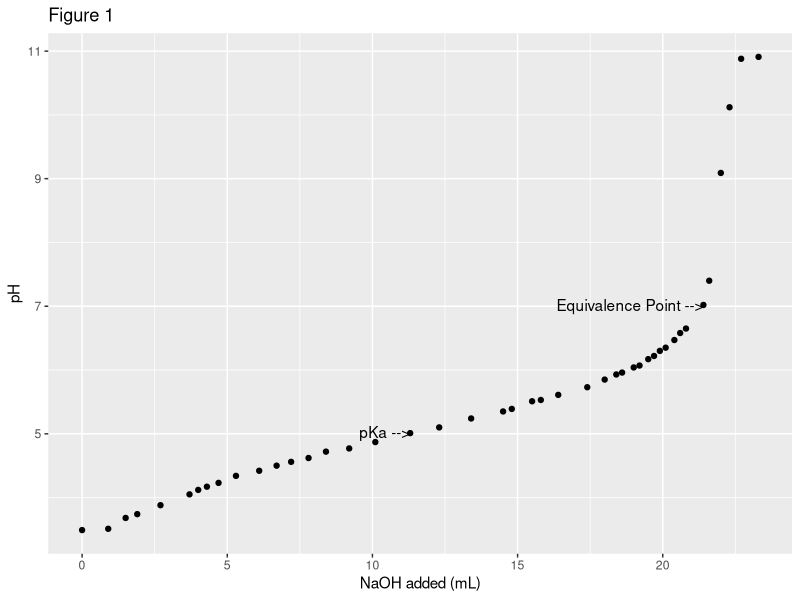
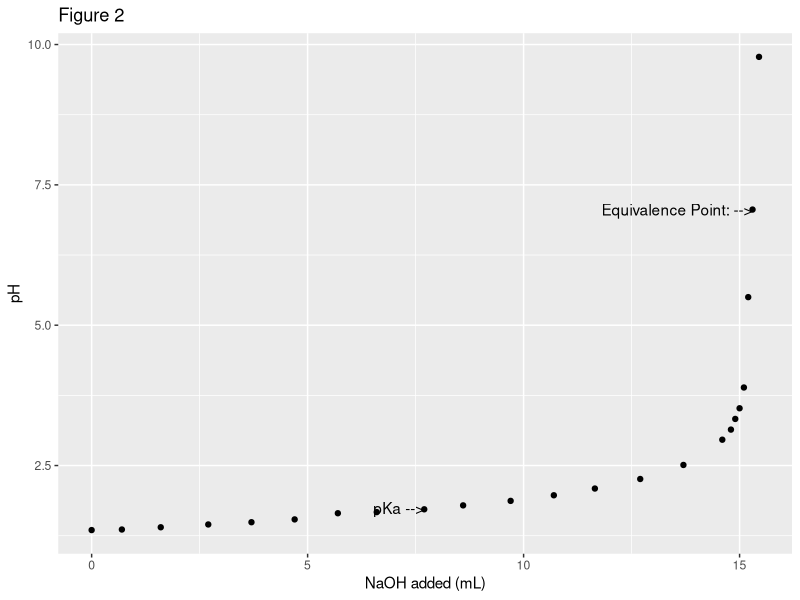
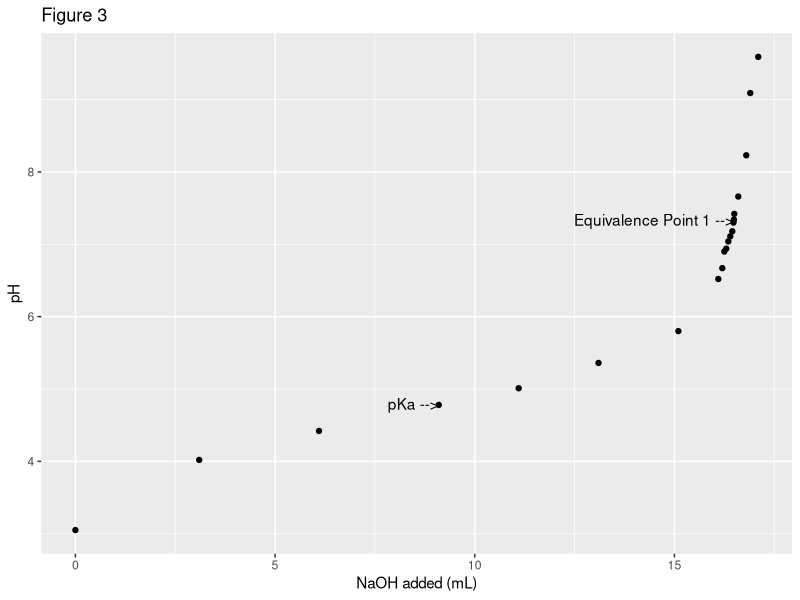
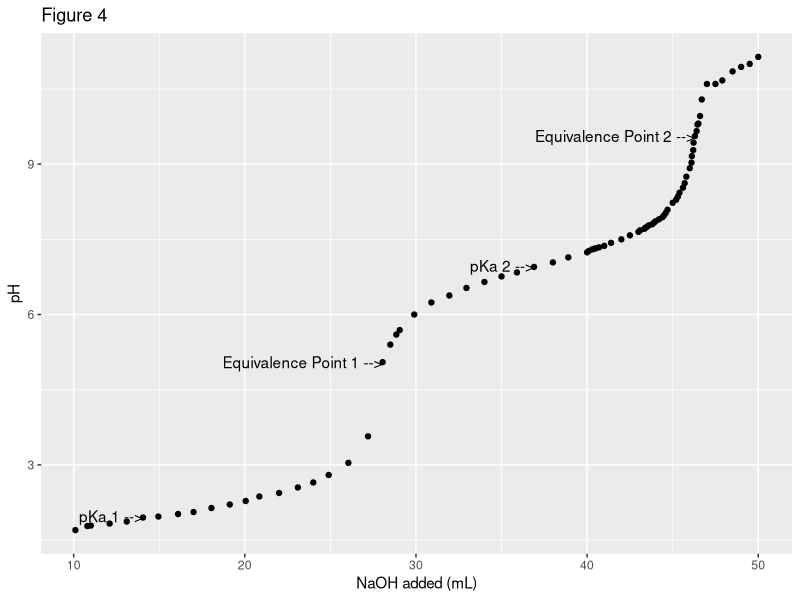
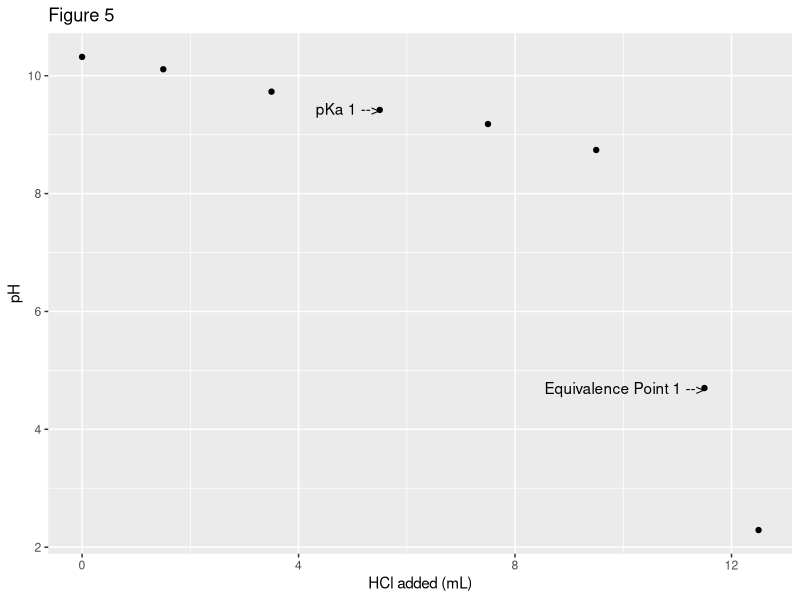

R code for these plots, in order:
## ---- chunk 1
#| echo: false
#| message: false
#| warning: false
library(tidyverse)
library(readxl)
library(ggplot2)

Figure1 <- read.csv("NaOH_KHP.csv")
Figure2 <- read.csv("NaOH_HCl.csv")
Figure3 <- read.csv("NaOH_HC2H3O2.csv")
Figure4 <- read.csv("NaOH_H3PO4.csv")
Figure5 <- read.csv("HCl_NH3.csv")
## ---- chunk 2
Figure1
## ---- chunk 3
Figure2
## ---- chunk 4
Figure3
## ---- chunk 5
Figure4
## ---- chunk 6
Figure5
## ---- chunk 7
#| echo: false
#| message: false
#| warning: false
Figure1 |>
    ggplot(mapping = aes(x = NaOH_added_.mL., y = pH)) +
    geom_point() +
    geom_text(aes(label = ifelse(NaOH_added_.mL. == 21.4 & pH == 7.02, "Equivalence Point -->", "")), 
            vjust = 0.5, hjust = 1) +
    geom_text(aes(label = ifelse(NaOH_added_.mL. == 11.3 & pH == 5.01, "pKa -->", "")), 
            vjust = 0.4, hjust = 1) +
  
    labs(y = "pH", 
         x = "NaOH added (mL)",
         title = "Figure 1",)
## ---- chunk 8
#| echo: false
#| message: false
#| warning: false
Figure2 |>
    ggplot(mapping = aes(x = NaOH.Added..mL., y = pH)) +
    geom_point() +
    geom_text(aes(label = ifelse(NaOH.Added..mL. == 15.3 & pH == 7.06, "Equivalence Point: -->", "")), 
            vjust = 0.5, hjust = 1) +
    geom_text(aes(label = ifelse(NaOH.Added..mL. == 7.7 & pH == 1.72, "pKa -->", "")), 
            vjust = 0.4, hjust = 1) +
  
    labs(y = "pH", 
         x = "NaOH added (mL)",
         title = "Figure 2",)
## ---- chunk 9
#| echo: false
#| message: false
#| warning: false
Figure3 |>
    ggplot(mapping = aes(x = NaOH_added_.mL., y = pH)) +
    geom_point() +
    geom_text(aes(label = ifelse(NaOH_added_.mL. == 16.49 & pH == 7.34, "Equivalence Point 1 -->", "")), 
            vjust = 0.5, hjust = 1) +
    geom_text(aes(label = ifelse(NaOH_added_.mL. == 9.1 & pH == 4.78, "pKa -->", "")), 
            vjust = 0.4, hjust = 1) +

  
    labs(y = "pH", 
         x = "NaOH added (mL)",
         title = "Figure 3",)
## ---- chunk 10
#| echo: false
#| message: false
#| warning: false
Figure4 |>
    ggplot(mapping = aes(x = NaOH_added_.mL., y = pH)) +
    geom_point() +
    geom_text(aes(label = ifelse(NaOH_added_.mL. == 28.05 & pH == 5.05, "Equivalence Point 1 -->", "")), 
            vjust = 0.5, hjust = 1) +
    geom_text(aes(label = ifelse(NaOH_added_.mL. == 14.05 & pH == 1.95, "pKa 1 -->", "")), 
            vjust = 0.4, hjust = 1) +
    geom_text(aes(label = ifelse(NaOH_added_.mL. == 46.3 & pH == 9.56, "Equivalence Point 2 -->", "")), 
            vjust = 0.5, hjust = 1) +  # Add label at the specific point
    geom_text(aes(label = ifelse(NaOH_added_.mL. == 36.9 & pH == 6.95, "pKa 2 -->", "")), 
            vjust = 0.4, hjust = 1) +  # Add label at the specific point  
  
    labs(y = "pH", 
         x = "NaOH added (mL)",
         title = "Figure 4",)
## ---- chunk 11
#| echo: false
#| message: false
#| warning: false
Figure5 |>
    ggplot(mapping = aes(x = NaOH_added_.mL., y = pH)) +
    geom_point() +
    geom_text(aes(label = ifelse(NaOH_added_.mL. == 11.5 & pH == 4.7, "Equivalence Point 1 -->", "")), 
            vjust = 0.5, hjust = 1) +
    geom_text(aes(label = ifelse(NaOH_added_.mL. == 5.5 & pH == 9.42, "pKa 1 -->", "")), 
            vjust = 0.4, hjust = 1) +

  
    labs(y = "pH", 
         x = "HCl added (mL)",
         title = "Figure 5",)
